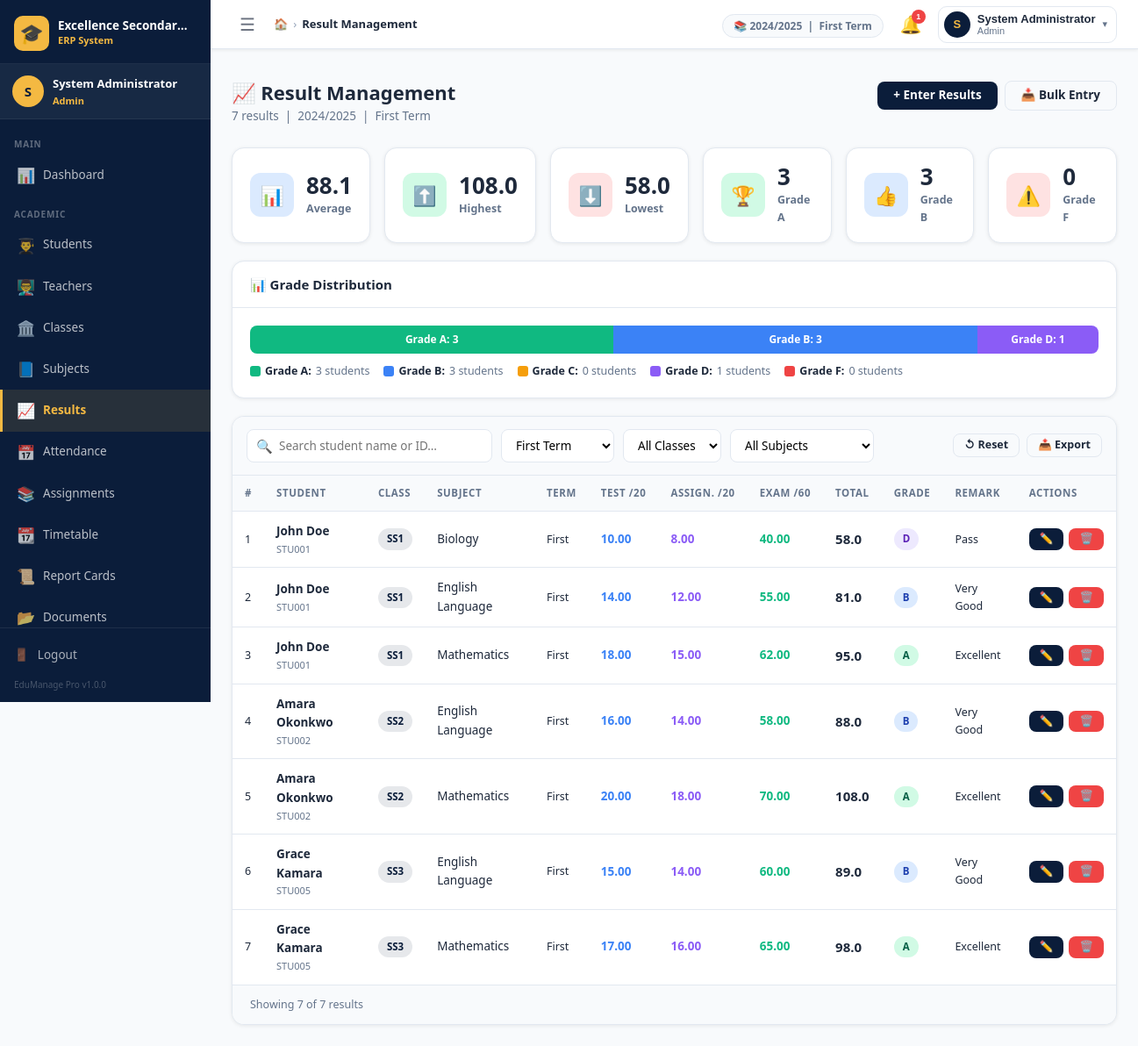
/admin/results.php (signed in), run on the app's committed database.
### tables this page shows
CREATE TABLE `settings` (
  `id`          INT UNSIGNED NOT NULL AUTO_INCREMENT,
  `setting_key` VARCHAR(100) NOT NULL UNIQUE,
  `setting_val` TEXT         DEFAULT NULL,
  `updated_at`  TIMESTAMP    NOT NULL DEFAULT CURRENT_TIMESTAMP ON UPDATE CURRENT_TIMESTAMP,
  PRIMARY KEY (`id`),
  KEY `idx_key` (`setting_key`)
);

CREATE TABLE `terms` (
  `id`         INT UNSIGNED NOT NULL AUTO_INCREMENT,
  `name`       VARCHAR(20)  NOT NULL,
  `session_id` INT UNSIGNED NOT NULL,
  `is_current` TINYINT(1)   NOT NULL DEFAULT 0,
  `start_date` DATE         DEFAULT NULL,
  `end_date`   DATE         DEFAULT NULL,
  PRIMARY KEY (`id`),
  KEY `idx_session` (`session_id`),
  CONSTRAINT `fk_terms_session` FOREIGN KEY (`session_id`) REFERENCES `academic_sessions`(`id`)
);

CREATE TABLE `results` (
  `id`               INT UNSIGNED NOT NULL AUTO_INCREMENT,
  `student_id`       INT UNSIGNED NOT NULL,
  `subject_id`       INT UNSIGNED NOT NULL,
  `class_id`         INT UNSIGNED NOT NULL,
  `term_id`          INT UNSIGNED NOT NULL,
  `session_id`       INT UNSIGNED NOT NULL,
  `teacher_id`       INT UNSIGNED DEFAULT NULL,
  `test_score`       DECIMAL(5,2) DEFAULT 0,
  `assignment_score` DECIMAL(5,2) DEFAULT 0,
  `exam_score`       DECIMAL(5,2) DEFAULT 0,
  `total_score`      DECIMAL(5,2) GENERATED ALWAYS AS (`test_score`+`assignment_score`+`exam_score`) STORED,
  `grade`            VARCHAR(5)   DEFAULT NULL,
  `remark`           VARCHAR(50)  DEFAULT NULL,
  `teacher_comment`  TEXT         DEFAULT NULL,
  `position`         INT UNSIGNED DEFAULT NULL,
  `created_at`       TIMESTAMP    NOT NULL DEFAULT CURRENT_TIMESTAMP,
  `updated_at`       TIMESTAMP    NOT NULL DEFAULT CURRENT_TIMESTAMP ON UPDATE CURRENT_TIMESTAMP,
  PRIMARY KEY (`id`),
  UNIQUE KEY `uq_result` (`student_id`,`subject_id`,`term_id`,`session_id`),
  CONSTRAINT `fk_result_student` FOREIGN KEY (`student_id`) REFERENCES `students`(`id`) ON DELETE CASCADE,
  CONSTRAINT `fk_result_subject` FOREIGN KEY (`subject_id`) REFERENCES `subjects`(`id`) ON DELETE CASCADE,
  CONSTRAINT `fk_result_class`   FOREIGN KEY (`class_id`)   REFERENCES `classes`(`id`),
  CONSTRAINT `fk_result_term`    FOREIGN KEY (`term_id`)    REFERENCES `terms`(`id`),
  CONSTRAINT `fk_result_session` FOREIGN KEY (`session_id`) REFERENCES `academic_sessions`(`id`)
);

CREATE TABLE `students` (
  `id`              INT UNSIGNED NOT NULL AUTO_INCREMENT,
  `user_id`         INT UNSIGNED DEFAULT NULL,
  `student_id`      VARCHAR(20)  NOT NULL UNIQUE,
  `full_name`       VARCHAR(100) NOT NULL,
  `gender`          ENUM('Male','Female') NOT NULL,
  `dob`             DATE         DEFAULT NULL,
  `class_id`        INT UNSIGNED NOT NULL,
  `session_id`      INT UNSIGNED NOT NULL,
  `parent_name`     VARCHAR(100) DEFAULT NULL,
  `parent_phone1`   VARCHAR(20)  NOT NULL,
  `parent_phone2`   VARCHAR(20)  NOT NULL,
  `parent_email`    VARCHAR(100) DEFAULT NULL,
  `address`         TEXT         DEFAULT NULL,
  `photo`           VARCHAR(255) DEFAULT NULL,
  `blood_group`     VARCHAR(5)   DEFAULT NULL,
  `medical_notes`   TEXT         DEFAULT NULL,
  `status`          ENUM('active','inactive','graduated','transferred') NOT NULL DEFAULT 'active',
  `enrolled_date`   DATE         DEFAULT NULL,
  `created_at`      TIMESTAMP    NOT NULL DEFAULT CURRENT_TIMESTAMP,
  `updated_at`      TIMESTAMP    NOT NULL DEFAULT CURRENT_TIMESTAMP ON UPDATE CURRENT_TIMESTAMP,
  PRIMARY KEY (`id`),
  KEY `idx_student_id` (`student_id`),
  KEY `idx_class`      (`class_id`),
  KEY `idx_session`    (`session_id`),
  CONSTRAINT `fk_student_class`   FOREIGN KEY (`class_id`)   REFERENCES `classes`(`id`),
  CONSTRAINT `fk_student_session` FOREIGN KEY (`session_id`) REFERENCES `academic_sessions`(`id`),
  CONSTRAINT `fk_student_user`    FOREIGN KEY (`user_id`)    REFERENCES `users`(`id`) ON DELETE SET NULL
);

CREATE TABLE `classes` (
  `id`          INT UNSIGNED NOT NULL AUTO_INCREMENT,
  `name`        VARCHAR(50)  NOT NULL UNIQUE,
  `description` VARCHAR(255) DEFAULT NULL,
  `capacity`    INT UNSIGNED DEFAULT 40,
  `sort_order`  INT UNSIGNED DEFAULT 0,
  `created_at`  TIMESTAMP    NOT NULL DEFAULT CURRENT_TIMESTAMP,
  PRIMARY KEY (`id`),
  KEY `idx_name` (`name`)
);

CREATE TABLE `subjects` (
  `id`         INT UNSIGNED NOT NULL AUTO_INCREMENT,
  `name`       VARCHAR(100) NOT NULL UNIQUE,
  `code`       VARCHAR(10)  DEFAULT NULL,
  `created_at` TIMESTAMP    NOT NULL DEFAULT CURRENT_TIMESTAMP,
  PRIMARY KEY (`id`),
  KEY `idx_name` (`name`)
);

### admin/results.php (the view, shortened to what the rows shown need)
<?php
$sess_id    = current_session_id();
$term_id    = int_val($_GET['term_id']    ?? current_term_id());
$page       = int_val($_GET['page']      ?? 1);
$teacherFilter = '';
$teacherParams = [];
$where  = ['r.session_id = ?'];
$params = [$sess_id];
if ($term_id)    { $where[] = 'r.term_id = ?';    $params[] = $term_id; }
$params = array_merge($params, $teacherParams);
$whereStr = 'WHERE ' . implode(' AND ', $where) . ' ' . $teacherFilter;
$baseSql = "SELECT r.id, r.student_id, r.subject_id, r.class_id, r.term_id,
                   r.session_id, r.teacher_id,
                   r.test_score, r.assignment_score, r.exam_score, r.total_score,
                   r.grade, r.remark, r.teacher_comment, r.created_at, r.updated_at,
                   s.full_name, s.student_id AS sid,
                   sub.name AS subject_name,
                   c.name   AS class_name,
                   t.name   AS term_name
            FROM results r
            JOIN students s   ON s.id  = r.student_id
            JOIN subjects sub ON sub.id = r.subject_id
            JOIN classes  c   ON c.id  = r.class_id
            JOIN terms    t   ON t.id  = r.term_id
            {$whereStr}
            ORDER BY c.sort_order, s.full_name, sub.name";
$pager   = paginate($baseSql, $params, $page);
$results = $pager['rows'];
include INCLUDES_PATH . '/header.php';
?>
<div class="page-header">
    <div class="page-header-left">
        <h1 class="page-title">📈 Result Management</h1>
        <p class="page-subtitle">
            <?= $pager['total'] ?> results &nbsp;|&nbsp;
            <?= e(get_setting('current_session')) ?> &nbsp;|&nbsp;
            <?= $term_id ? (Database::fetchOne("SELECT name FROM terms WHERE id=?",[$term_id])['name'] ?? '') . ' Term' : 'All Terms' ?>
        </p>
    </div>
</div>
<div class="card">
    <div class="table-wrap">
        <table class="data-table">
            <thead>
                <tr>
                    <th>#</th>
                    <th data-sort>Student</th>
                    <th>Class</th>
                    <th data-sort>Subject</th>
                    <th>Term</th>
                    <th>Test /<?= e(get_setting('results_test_max','20')) ?></th>
                    <th>Assign. /<?= e(get_setting('results_asn_max','20')) ?></th>
                    <th>Exam /<?= e(get_setting('results_exam_max','60')) ?></th>
                    <th data-sort>Total</th>
                    <th>Grade</th>
                    <th>Remark</th>
                    <th>Actions</th>
                </tr>
            </thead>
            <tbody id="resultsTbody">
            <?php if ($results): $i = ($page-1)*ROWS_PER_PAGE+1; foreach ($results as $r): ?>
                <tr>
                    <td class="text-muted text-sm"><?= $i++ ?></td>
                    <td>
                        <div style="font-weight:700"><?= e($r['full_name']) ?></div>
                        <div class="text-xs text-muted"><?= e($r['sid']) ?></div>
                    </td>
                    <td><span class="badge badge-navy"><?= e($r['class_name']) ?></span></td>
                    <td><?= e($r['subject_name']) ?></td>
                    <td class="text-sm text-muted"><?= e($r['term_name']) ?></td>
                    <td><span style="font-weight:700;color:var(--blue)"><?= $r['test_score'] ?></span></td>
                    <td><span style="font-weight:700;color:var(--purple)"><?= $r['assignment_score'] ?></span></td>
                    <td><span style="font-weight:700;color:var(--emerald)"><?= $r['exam_score'] ?></span></td>
                    <td><strong style="font-size:15px"><?= number_format($r['total_score'],1) ?></strong></td>
                    <td><?= grade_badge($r['grade'] ?? 'F') ?></td>
                    <td class="text-sm text-muted"><?= e($r['remark'] ?? '—') ?></td>
                    <td>
                        <div class="td-actions">
                            <a href="<?= BASE_URL ?>/admin/results_enter.php?edit=<?= $r['id'] ?>"
                               class="btn btn-sm btn-primary">✏️</a>
                            <form method="POST" style="display:inline">
                                <button type="submit" class="btn btn-sm btn-danger"
                                        data-confirm="Delete this result for <?= e($r['full_name']) ?> — <?= e($r['subject_name']) ?>?">🗑️</button>
                            </form>
                        </div>
                    </td>
                </tr>
            <?php endforeach; endif; ?>
            </tbody>
        </table>
    </div>
</div>
<?php include INCLUDES_PATH . '/footer.php'; ?>

### includes/header.php (shortened to what the rows shown need)
<?php
$schoolName  = get_setting('school_name', APP_NAME);
?>
<!DOCTYPE html>
<html lang="en">
<head>
    <link rel="stylesheet" href="<?= BASE_URL ?>/assets/css/style.css">
</head>
<body>
<div class="app-wrapper">
    <?php include INCLUDES_PATH . '/sidebar.php'; ?>
    <div class="main-area">
        <header class="topnav">
            <div class="topnav-right">
                <div class="topnav-meta hidden-sm">
                    <span class="meta-pill">
                        📚 <?= e(get_setting('current_session', '—')) ?>
                        &nbsp;|&nbsp;
                        <?= e(get_setting('current_term', '—')) ?> Term
                    </span>
                </div>
            </div>
        </header>
        <main class="main-content">

### includes/functions.php (shortened to what the rows shown need)
<?php
function e(mixed $val): string {
    return htmlspecialchars((string)($val ?? ''), ENT_QUOTES | ENT_HTML5, 'UTF-8');
}
function get_setting(string $key, string $default = ''): string {
    static $cache = [];
    if (!isset($cache[$key])) {
        $row = Database::fetchOne(
            "SELECT setting_val FROM settings WHERE setting_key = ? LIMIT 1",
            [$key]
        );
        $cache[$key] = $row ? $row['setting_val'] : $default;
    }
    return $cache[$key] ?? $default;
}
function current_session(): ?array {
    return Database::fetchOne(
        "SELECT * FROM academic_sessions WHERE is_current = 1 LIMIT 1"
    );
}
function current_term(): ?array {
    return Database::fetchOne(
        "SELECT t.* FROM terms t
         JOIN academic_sessions s ON s.id = t.session_id
         WHERE t.is_current = 1 AND s.is_current = 1
         LIMIT 1"
    );
}
function current_session_id(): int {
    $s = current_session();
    return $s ? (int)$s['id'] : 0;
}
function current_term_id(): int {
    $t = current_term();
    return $t ? (int)$t['id'] : 0;
}
function grade_badge(string $grade): string {
    $colors = [
        'A' => 'badge-success',
        'B' => 'badge-primary',
        'C' => 'badge-warning',
        'D' => 'badge-purple',
        'F' => 'badge-danger',
    ];
    $cls = $colors[$grade] ?? 'badge-secondary';
    return '<span class="badge ' . $cls . '">' . e($grade) . '</span>';
}
function paginate(string $sql, array $params, int $page, int $perPage = ROWS_PER_PAGE): array {
    $page    = max(1, (int)$page);
    $offset  = ($page - 1) * $perPage;
    $countSql = "SELECT COUNT(*) as cnt FROM ({$sql}) AS _count_query";
    $total    = (int)(Database::fetchOne($countSql, $params)['cnt'] ?? 0);
    $pages    = (int)ceil($total / $perPage);
    $rows = Database::fetchAll($sql . " LIMIT {$perPage} OFFSET {$offset}", $params);
    return [
        'rows'       => $rows,
        'total'      => $total,
        'pages'      => $pages,
        'page'       => $page,
        'per_page'   => $perPage,
        'has_prev'   => $page > 1,
        'has_next'   => $page < $pages,
    ];
}
function int_val(mixed $val, int $default = 0): int {
    return filter_var($val, FILTER_VALIDATE_INT) !== false ? (int)$val : $default;
}

### data on the page
settings: setting_val "2024/2025"
settings: setting_val "First"
terms: id+name "First"
settings: setting_val "20"
settings: setting_val "20"
settings: setting_val "60"
results: student.full_name "John Doe", student.student_id "STU001", class.name "SS1", subject.name "Biology", term.name "First", test_score "10.00", assignment_score "8.00", exam_score "40.00", total_score "58.0", grade "D", remark "Pass"
results: student.full_name "John Doe", student.student_id "STU001", class.name "SS1", subject.name "English Language", term.name "First", test_score "14.00", assignment_score "12.00", exam_score "55.00", total_score "81.0", grade "B", remark "Very Good"
results: student.full_name "John Doe", student.student_id "STU001", class.name "SS1", subject.name "Mathematics", term.name "First", test_score "18.00", assignment_score "15.00", exam_score "62.00", total_score "95.0", grade "A", remark "Excellent"
results: student.full_name "Amara Okonkwo", student.student_id "STU002", class.name "SS2", subject.name "English Language", term.name "First", test_score "16.00", assignment_score "14.00", exam_score "58.00", total_score "88.0", grade "B", remark "Very Good"
results: student.full_name "Amara Okonkwo", student.student_id "STU002", class.name "SS2", subject.name "Mathematics", term.name "First", test_score "20.00", assignment_score "18.00", exam_score "70.00", total_score "108.0", grade "A", remark "Excellent"
results: student.full_name "Grace Kamara", student.student_id "STU005", class.name "SS3", subject.name "English Language", term.name "First", test_score "15.00", assignment_score "14.00", exam_score "60.00", total_score "89.0", grade "B", remark "Very Good"
results: student.full_name "Grace Kamara", student.student_id "STU005", class.name "SS3", subject.name "Mathematics", term.name "First", test_score "17.00", assignment_score "16.00", exam_score "65.00", total_score "98.0", grade "A", remark "Excellent"

### other printed values
get_setting('school_name', APP_NAME) "Excellence Secondar…"
substr(current_full_name(), 0, 1) "S"
current_full_name() "System Administrator"
current_role_name() "Admin"
$item['section'] "MAIN"
$item['icon'] "📊"
$item['label'] "Dashboard"
$item['section'] "ACADEMIC"
$item['icon'] "👨‍🎓"
$item['label'] "Students"
$item['icon'] "👨‍🏫"
$item['label'] "Teachers"
$item['icon'] "🏛️"
$item['label'] "Classes"
$item['icon'] "📘"
